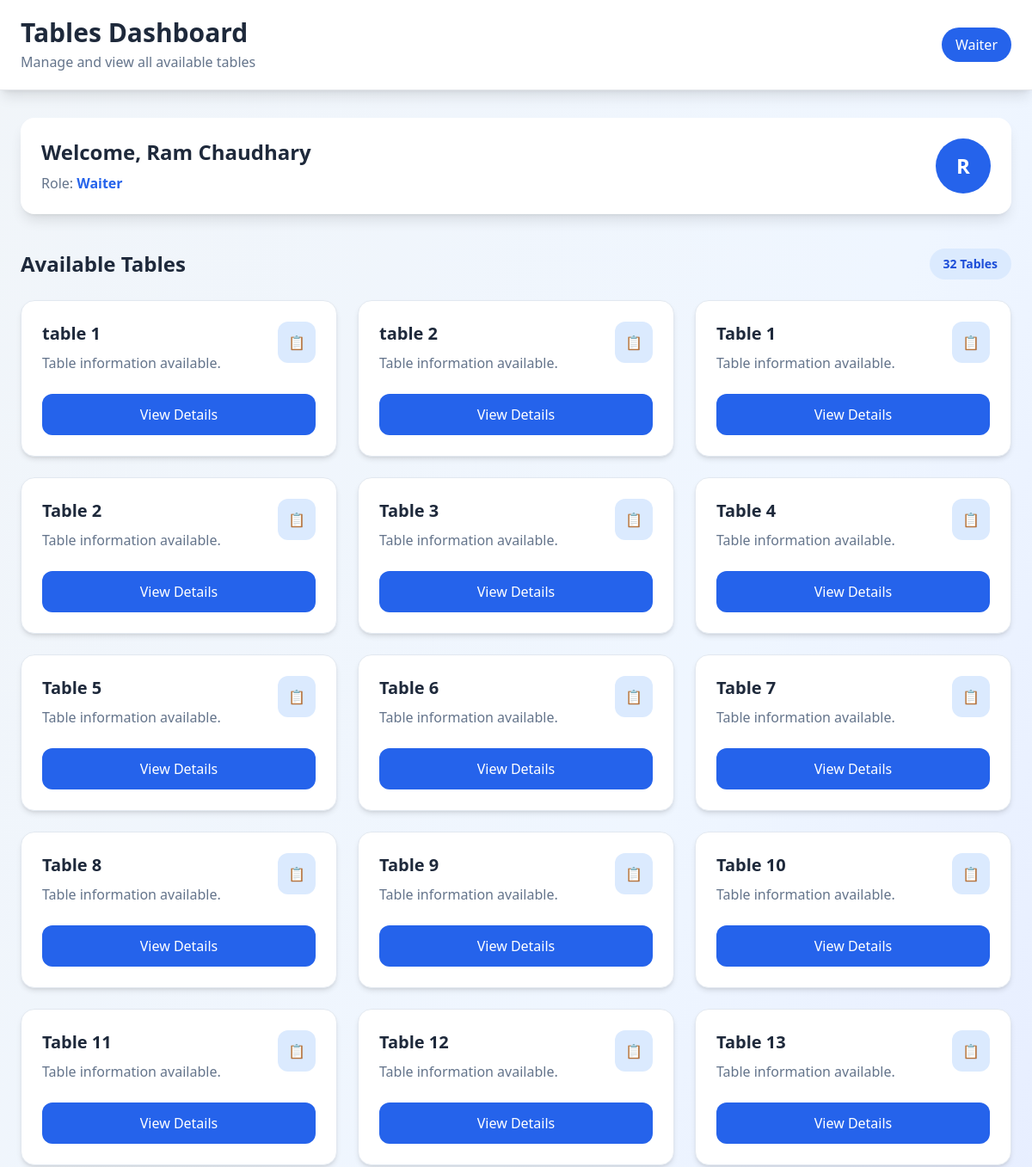
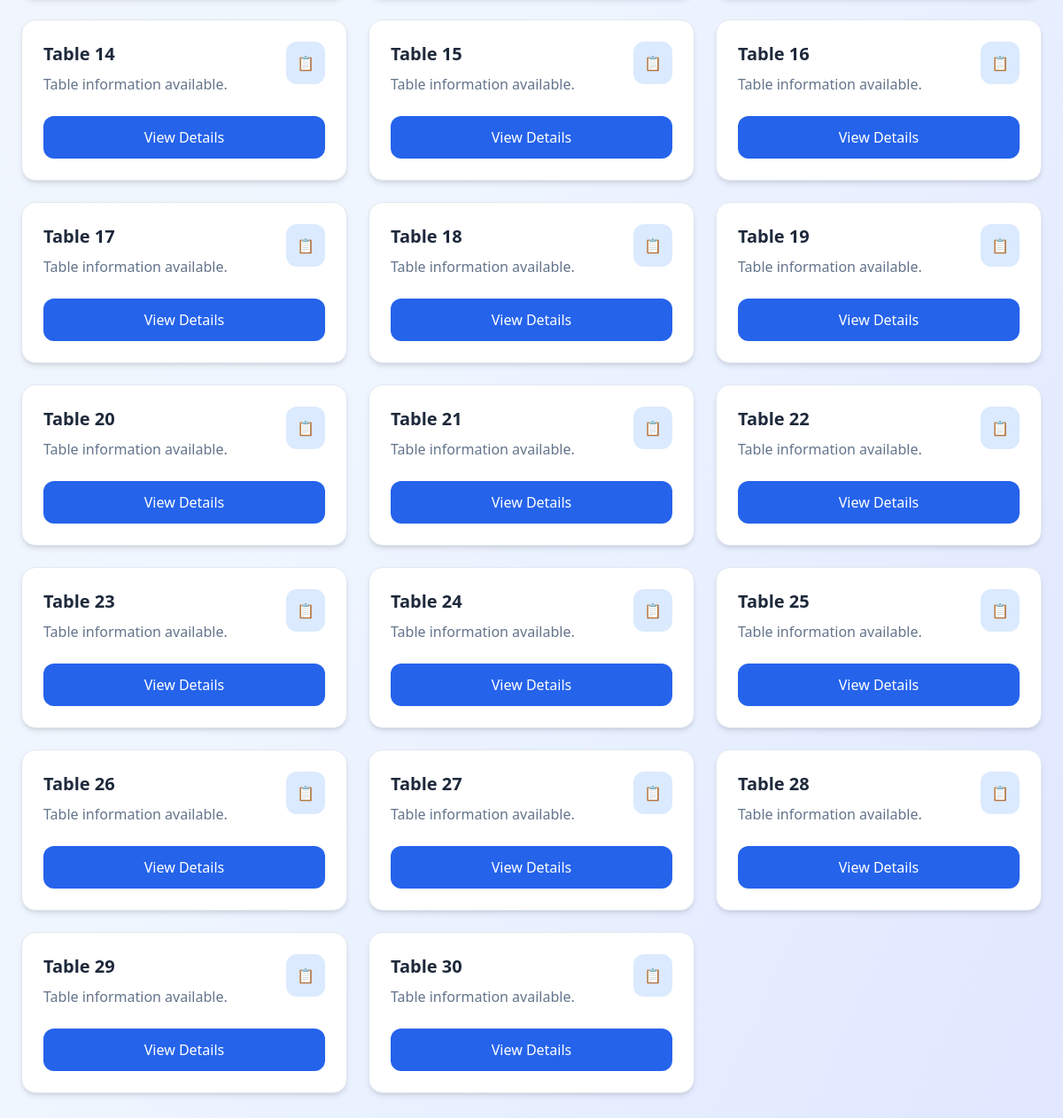
Screenshot of /orders/tables/ (signed in) with the database file from the repository (2 pictures, top to bottom).
### accounts/models.py (models this page shows)
class User(AbstractUser):
    class ROLE_CHOICES(models.TextChoices):
        WAITER = 'W', 'Waiter'
        BILLING = 'B', 'Billing'
        KITCHEN = 'K', 'Kitchen'
        OWNER = 'O', 'Owner'
    role = models.CharField(choices=ROLE_CHOICES.choices, max_length=2)

### orders/models.py (models this page shows, shortened)
class Table(models.Model):
    name = models.CharField(max_length=20)
    is_reserved = models.BooleanField(default=False, null=True)

### orders/views.py (the view)
# urls.py: path('tables/', views.tables_view, name='tables_view_url'),
@role_required([User.ROLE_CHOICES.WAITER])
def tables_view(request):
    tables = Table.objects.all()
    return render(request, "orders/tables.html", {
        'tables':tables
    })

### orders/templates/orders/tables.html (shortened to what this page needs)
<!DOCTYPE html>
<html lang="en">
<head>
    <script src="https://cdn.tailwindcss.com"></script>
</head>
<body class="min-h-screen bg-gradient-to-br from-slate-100 via-blue-50 to-indigo-100">
    <header class="bg-white shadow-lg border-b">
        <div class="max-w-7xl mx-auto px-6 py-5 flex justify-between items-center">
            <div>
                <h1 class="text-3xl font-bold text-slate-800">
                    Tables Dashboard
                </h1>
                <p class="text-slate-500 mt-1">
                    Manage and view all available tables
                </p>
            </div>
            <div class="hidden md:block">
                <div class="bg-blue-600 text-white px-4 py-2 rounded-full font-medium">
                    {{ request.user.get_role_display }}
                </div>
            </div>
        </div>
    </header>
    <main class="max-w-7xl mx-auto px-6 py-8">
        <div class="bg-white rounded-2xl shadow-lg p-6 mb-10 animate-fade">
            <div class="flex flex-col md:flex-row md:items-center md:justify-between gap-4">
                <div>
                    <h2 class="text-2xl font-bold text-slate-800">
                        Welcome,
                        {{ request.user.first_name }}
                        {{ request.user.last_name }}
                    </h2>
                    <p class="text-slate-500 mt-2">
                        Role:
                        <span class="font-semibold text-blue-600">
                            {{ request.user.get_role_display }}
                        </span>
                    </p>
                </div>
                <div>
                    <div class="w-16 h-16 rounded-full bg-blue-600 text-white flex items-center justify-center text-2xl font-bold">
                        {{ request.user.first_name|first }}
                    </div>
                </div>
            </div>
        </div>
        <section>
            <div class="flex items-center justify-between mb-6">
                <h2 class="text-2xl font-bold text-slate-800">
                    Available Tables
                </h2>
                <span class="bg-blue-100 text-blue-700 px-4 py-2 rounded-full text-sm font-semibold">
                    {{ tables|length }} Tables
                </span>
            </div>
            {% if tables %}
            <div class="grid grid-cols-1 sm:grid-cols-2 lg:grid-cols-3 gap-6">
                {% for table in tables %}
                <div class="group bg-white rounded-2xl shadow-md hover:shadow-2xl border border-slate-200 p-6 transition-all duration-300 hover:-translate-y-2 animate-fade">
                    <div class="flex justify-between items-start">
                        <div>
                            <h3 class="text-xl font-bold text-slate-800 group-hover:text-blue-600 transition">
                                {{ table.name }}
                            </h3>
                            <p class="text-slate-500 mt-2">
                                Table information available.
                            </p>
                        </div>
                        <div class="bg-blue-100 text-blue-600 p-3 rounded-xl">
                            📋
                        </div>
                    </div>
                    <div class="mt-6">
                        <button
                            class="w-full bg-blue-600 hover:bg-blue-700 text-white font-medium py-3 rounded-xl transition duration-300 focus:outline-none focus:ring-4 focus:ring-blue-300"
                        >
                        <a href="{% url 'menu_view_url' table.id %}">
                            View Details
                        </a>
                        </button>
                    </div>
                </div>
                {% endfor %}
            </div>
            {% endif %}
        </section>
    </main>
</body>
</html>

### orders/templates/orders/tables.html (style rules this page uses)
.animate-fade { animation: fadeIn 0.6s ease-out forwards; }

### rows the page displays
User: user.role "Waiter", user.first_name "Ram", user.last_name "Chaudhary", user.first_name|first "R"
Table: name "table 1"
Table: name "table 2"
Table: name "Table 1"
Table: name "Table 2"
Table: name "Table 3"
Table: name "Table 4"
Table: name "Table 5"
Table: name "Table 6"
Table: name "Table 7"
Table: name "Table 8"
Table: name "Table 9"
Table: name "Table 10"
Table: name "Table 11"
Table: name "Table 12"
Table: name "Table 13"
Table: name "Table 14"
Table: name "Table 15"
Table: name "Table 16"
Table: name "Table 17"
Table: name "Table 18"
Table: name "Table 19"
Table: name "Table 20"
Table: name "Table 21"
Table: name "Table 22"
Table: name "Table 23"
Table: name "Table 24"
Table: name "Table 25"
Table: name "Table 26"
Table: name "Table 27"
Table: name "Table 28"
Table: name "Table 29"
Table: name "Table 30"

### other values shown
{{ tables|length }} "32"
